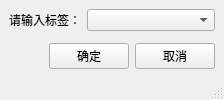
<?xml version="1.0" encoding="UTF-8"?>
<ui version="4.0">
 <class>MainWindow</class>
 <widget class="QMainWindow" name="MainWindow">
  <property name="windowTitle">
   <string>LabelQuick</string>
  </property>
  <widget class="QWidget" name="centralwidget">
   <layout class="QVBoxLayout" name="verticalLayout">
    <item>
     <layout class="QFormLayout" name="formLayout">
      <item row="0" column="0">
       <widget class="QLabel" name="label">
        <property name="text">
         <string>请输入标签：</string>
        </property>
       </widget>
      </item>
      <item row="0" column="1">
       <widget class="QComboBox" name="comboBox"/>
      </item>
     </layout>
    </item>
    <item>
     <layout class="QHBoxLayout" name="buttonLayout">
      <item>
       <spacer name="horizontalSpacer">
        <property name="orientation">
         <enum>Qt::Horizontal</enum>
        </property>
        <property name="sizeHint" stdset="0">
         <size>
          <width>40</width>
          <height>20</height>
         </size>
        </property>
       </spacer>
      </item>
      <item>
       <widget class="QPushButton" name="pushButton">
        <property name="text">
         <string>确定</string>
        </property>
       </widget>
      </item>
      <item>
       <widget class="QPushButton" name="pushButton_2">
        <property name="text">
         <string>取消</string>
        </property>
       </widget>
      </item>
     </layout>
    </item>
   </layout>
  </widget>
  <widget class="QMenuBar" name="menubar"/>
  <widget class="QStatusBar" name="statusbar"/>
 </widget>
 <resources/>
 <connections/>
</ui>
